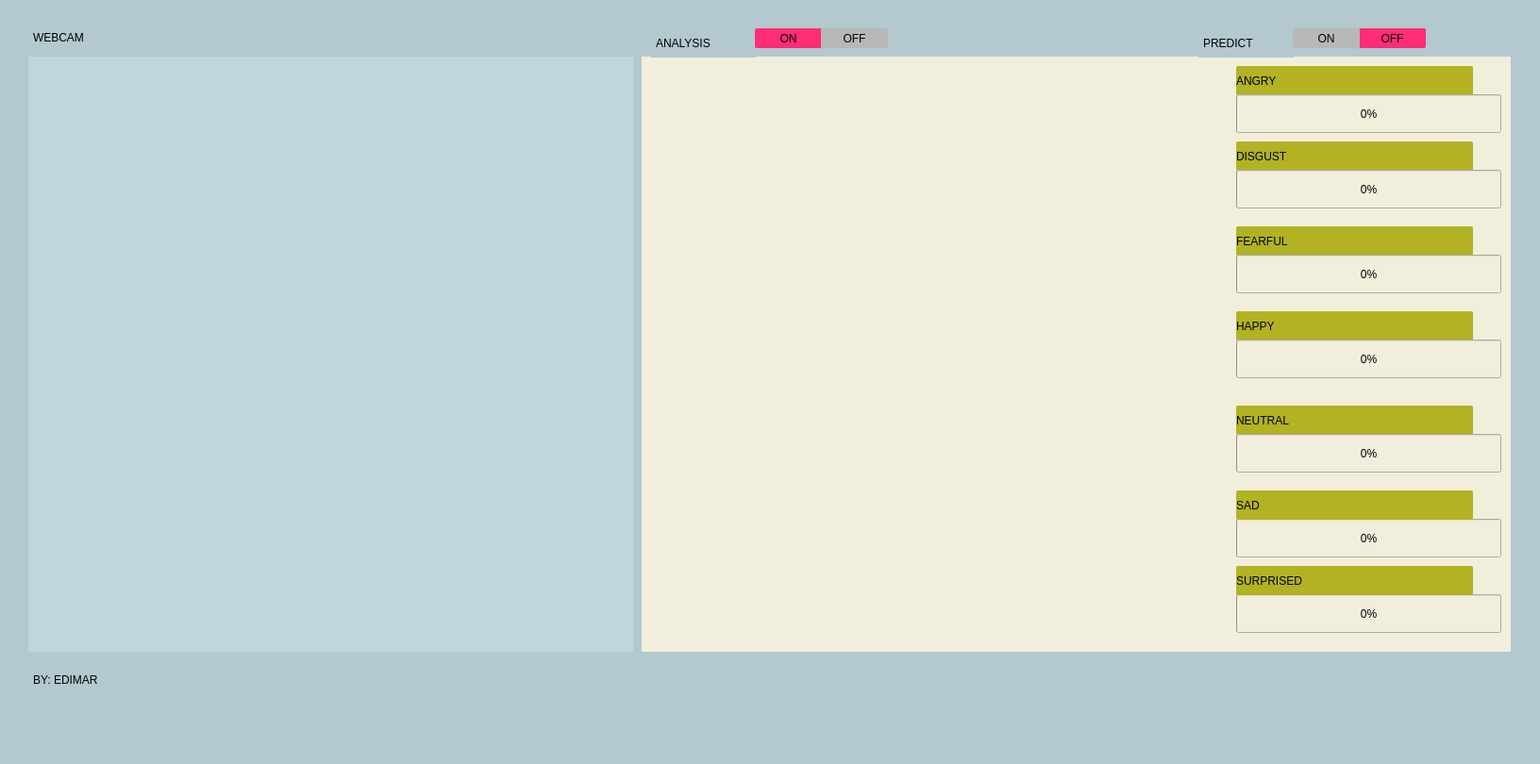
<?xml version="1.0" encoding="UTF-8"?>
<ui version="4.0">
 <class>MainWindow</class>
 <widget class="QMainWindow" name="MainWindow">
  <property name="geometry">
   <rect>
    <x>0</x>
    <y>0</y>
    <width>1632</width>
    <height>810</height>
   </rect>
  </property>
  <property name="windowTitle">
   <string>MainWindow</string>
  </property>
  <property name="styleSheet">
   <string notr="true">background-color: rgb(179, 200, 207);</string>
  </property>
  <widget class="QWidget" name="centralwidget">
   <widget class="QWidget" name="widget" native="true">
    <property name="geometry">
     <rect>
      <x>30</x>
      <y>60</y>
      <width>641</width>
      <height>631</height>
     </rect>
    </property>
    <property name="styleSheet">
     <string notr="true">background-color: rgb(190, 215, 220);</string>
    </property>
    <widget class="QLabel" name="label_5">
     <property name="geometry">
      <rect>
       <x>20</x>
       <y>20</y>
       <width>601</width>
       <height>591</height>
      </rect>
     </property>
     <property name="text">
      <string/>
     </property>
    </widget>
   </widget>
   <widget class="QWidget" name="widget_2" native="true">
    <property name="geometry">
     <rect>
      <x>680</x>
      <y>60</y>
      <width>921</width>
      <height>631</height>
     </rect>
    </property>
    <property name="styleSheet">
     <string notr="true">background-color: rgb(241, 238, 220);</string>
    </property>
    <widget class="QLabel" name="label_6">
     <property name="geometry">
      <rect>
       <x>10</x>
       <y>10</y>
       <width>581</width>
       <height>611</height>
      </rect>
     </property>
     <property name="text">
      <string/>
     </property>
    </widget>
    <widget class="QLabel" name="label_7">
     <property name="geometry">
      <rect>
       <x>630</x>
       <y>10</y>
       <width>251</width>
       <height>31</height>
      </rect>
     </property>
     <property name="styleSheet">
      <string notr="true">background-color: rgb(178, 178, 35);
border-radius: 2px;
font: 8pt &quot;8514oem&quot;;</string>
     </property>
     <property name="text">
      <string>ANGRY</string>
     </property>
    </widget>
    <widget class="QProgressBar" name="progressBar">
     <property name="geometry">
      <rect>
       <x>630</x>
       <y>40</y>
       <width>281</width>
       <height>41</height>
      </rect>
     </property>
     <property name="value">
      <number>0</number>
     </property>
    </widget>
    <widget class="QLabel" name="label_8">
     <property name="geometry">
      <rect>
       <x>630</x>
       <y>90</y>
       <width>251</width>
       <height>31</height>
      </rect>
     </property>
     <property name="styleSheet">
      <string notr="true">background-color: rgb(178, 178, 35);
border-radius: 2px;
font: 8pt &quot;8514oem&quot;;</string>
     </property>
     <property name="text">
      <string>DISGUST</string>
     </property>
    </widget>
    <widget class="QProgressBar" name="progressBar_2">
     <property name="geometry">
      <rect>
       <x>630</x>
       <y>120</y>
       <width>281</width>
       <height>41</height>
      </rect>
     </property>
     <property name="value">
      <number>0</number>
     </property>
    </widget>
    <widget class="QLabel" name="label_9">
     <property name="geometry">
      <rect>
       <x>630</x>
       <y>180</y>
       <width>251</width>
       <height>31</height>
      </rect>
     </property>
     <property name="styleSheet">
      <string notr="true">background-color: rgb(178, 178, 35);
border-radius: 2px;
font: 8pt &quot;8514oem&quot;;</string>
     </property>
     <property name="text">
      <string>FEARFUL</string>
     </property>
    </widget>
    <widget class="QProgressBar" name="progressBar_3">
     <property name="geometry">
      <rect>
       <x>630</x>
       <y>210</y>
       <width>281</width>
       <height>41</height>
      </rect>
     </property>
     <property name="value">
      <number>0</number>
     </property>
    </widget>
    <widget class="QLabel" name="label_10">
     <property name="geometry">
      <rect>
       <x>630</x>
       <y>270</y>
       <width>251</width>
       <height>31</height>
      </rect>
     </property>
     <property name="styleSheet">
      <string notr="true">background-color: rgb(178, 178, 35);
border-radius: 2px;
font: 8pt &quot;8514oem&quot;;</string>
     </property>
     <property name="text">
      <string>HAPPY</string>
     </property>
    </widget>
    <widget class="QProgressBar" name="progressBar_4">
     <property name="geometry">
      <rect>
       <x>630</x>
       <y>300</y>
       <width>281</width>
       <height>41</height>
      </rect>
     </property>
     <property name="value">
      <number>0</number>
     </property>
    </widget>
    <widget class="QLabel" name="label_11">
     <property name="geometry">
      <rect>
       <x>630</x>
       <y>370</y>
       <width>251</width>
       <height>31</height>
      </rect>
     </property>
     <property name="styleSheet">
      <string notr="true">background-color: rgb(178, 178, 35);
border-radius: 2px;
font: 8pt &quot;8514oem&quot;;</string>
     </property>
     <property name="text">
      <string>NEUTRAL</string>
     </property>
    </widget>
    <widget class="QProgressBar" name="progressBar_5">
     <property name="geometry">
      <rect>
       <x>630</x>
       <y>400</y>
       <width>281</width>
       <height>41</height>
      </rect>
     </property>
     <property name="value">
      <number>0</number>
     </property>
    </widget>
    <widget class="QProgressBar" name="progressBar_6">
     <property name="geometry">
      <rect>
       <x>630</x>
       <y>490</y>
       <width>281</width>
       <height>41</height>
      </rect>
     </property>
     <property name="value">
      <number>0</number>
     </property>
    </widget>
    <widget class="QLabel" name="label_12">
     <property name="geometry">
      <rect>
       <x>630</x>
       <y>460</y>
       <width>251</width>
       <height>31</height>
      </rect>
     </property>
     <property name="styleSheet">
      <string notr="true">background-color: rgb(178, 178, 35);
border-radius: 2px;
font: 8pt &quot;8514oem&quot;;</string>
     </property>
     <property name="text">
      <string>SAD</string>
     </property>
    </widget>
    <widget class="QProgressBar" name="progressBar_7">
     <property name="geometry">
      <rect>
       <x>630</x>
       <y>570</y>
       <width>281</width>
       <height>41</height>
      </rect>
     </property>
     <property name="value">
      <number>0</number>
     </property>
    </widget>
    <widget class="QLabel" name="label_13">
     <property name="geometry">
      <rect>
       <x>630</x>
       <y>540</y>
       <width>251</width>
       <height>31</height>
      </rect>
     </property>
     <property name="styleSheet">
      <string notr="true">background-color: rgb(178, 178, 35);
border-radius: 2px;
font: 8pt &quot;8514oem&quot;;</string>
     </property>
     <property name="text">
      <string>SURPRISED</string>
     </property>
    </widget>
   </widget>
   <widget class="QLabel" name="label">
    <property name="geometry">
     <rect>
      <x>30</x>
      <y>19</y>
      <width>131</width>
      <height>41</height>
     </rect>
    </property>
    <property name="styleSheet">
     <string notr="true">font: 8pt &quot;8514oem&quot;;
padding-left: 2px</string>
    </property>
    <property name="text">
     <string>WEBCAM</string>
    </property>
   </widget>
   <widget class="QLabel" name="label_2">
    <property name="geometry">
     <rect>
      <x>690</x>
      <y>30</y>
      <width>111</width>
      <height>31</height>
     </rect>
    </property>
    <property name="styleSheet">
     <string notr="true">font: 8pt &quot;8514oem&quot;;
padding-left: 2px</string>
    </property>
    <property name="text">
     <string>ANALYSIS</string>
    </property>
   </widget>
   <widget class="QPushButton" name="pushButton">
    <property name="geometry">
     <rect>
      <x>800</x>
      <y>30</y>
      <width>71</width>
      <height>21</height>
     </rect>
    </property>
    <property name="styleSheet">
     <string notr="true">background-color: rgb(255, 44, 118);
border-radius: 2px;
font: italic 8pt &quot;8514oem&quot;;</string>
    </property>
    <property name="text">
     <string>ON</string>
    </property>
   </widget>
   <widget class="QPushButton" name="pushButton_2">
    <property name="geometry">
     <rect>
      <x>870</x>
      <y>30</y>
      <width>71</width>
      <height>21</height>
     </rect>
    </property>
    <property name="styleSheet">
     <string notr="true">background-color: rgb(184, 184, 184);
border-radius: 2px;
font: italic 8pt &quot;8514oem&quot;;</string>
    </property>
    <property name="text">
     <string>OFF</string>
    </property>
   </widget>
   <widget class="QPushButton" name="pushButton_3">
    <property name="geometry">
     <rect>
      <x>1440</x>
      <y>30</y>
      <width>71</width>
      <height>21</height>
     </rect>
    </property>
    <property name="styleSheet">
     <string notr="true">background-color: rgb(255, 44, 118);
border-radius: 2px;
font: italic 8pt &quot;8514oem&quot;;</string>
    </property>
    <property name="text">
     <string>OFF</string>
    </property>
   </widget>
   <widget class="QLabel" name="label_3">
    <property name="geometry">
     <rect>
      <x>1270</x>
      <y>30</y>
      <width>101</width>
      <height>31</height>
     </rect>
    </property>
    <property name="styleSheet">
     <string notr="true">font: 8pt &quot;8514oem&quot;;
padding-left: 2px</string>
    </property>
    <property name="text">
     <string>PREDICT</string>
    </property>
   </widget>
   <widget class="QPushButton" name="pushButton_4">
    <property name="geometry">
     <rect>
      <x>1370</x>
      <y>30</y>
      <width>71</width>
      <height>21</height>
     </rect>
    </property>
    <property name="styleSheet">
     <string notr="true">background-color: rgb(184, 184, 184);
border-radius: 2px;
font: italic 8pt &quot;8514oem&quot;;</string>
    </property>
    <property name="text">
     <string>ON</string>
    </property>
   </widget>
   <widget class="QLabel" name="label_4">
    <property name="geometry">
     <rect>
      <x>30</x>
      <y>700</y>
      <width>221</width>
      <height>41</height>
     </rect>
    </property>
    <property name="styleSheet">
     <string notr="true">font: 8pt &quot;8514oem&quot;;
padding-left: 2px</string>
    </property>
    <property name="text">
     <string>BY: EDIMAR</string>
    </property>
   </widget>
  </widget>
  <widget class="QMenuBar" name="menubar">
   <property name="geometry">
    <rect>
     <x>0</x>
     <y>0</y>
     <width>1632</width>
     <height>18</height>
    </rect>
   </property>
  </widget>
  <widget class="QStatusBar" name="statusbar"/>
 </widget>
 <resources/>
 <connections/>
</ui>
